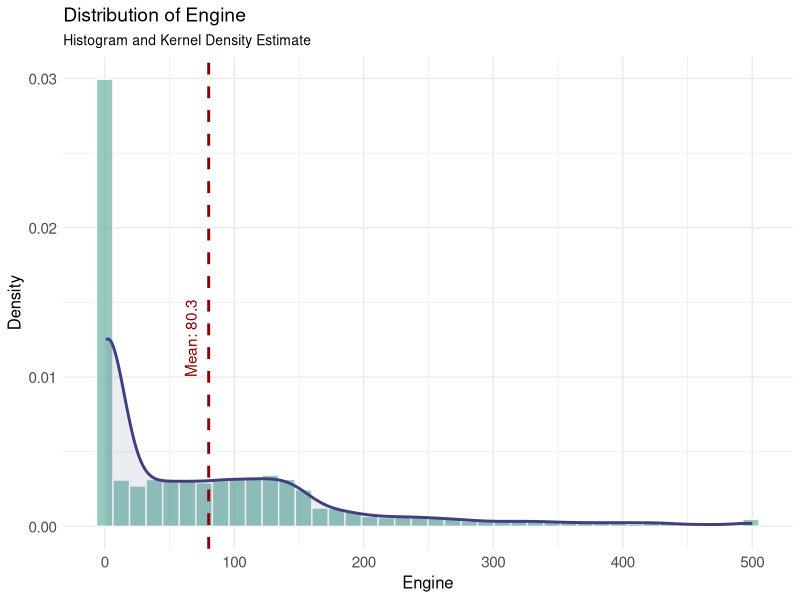
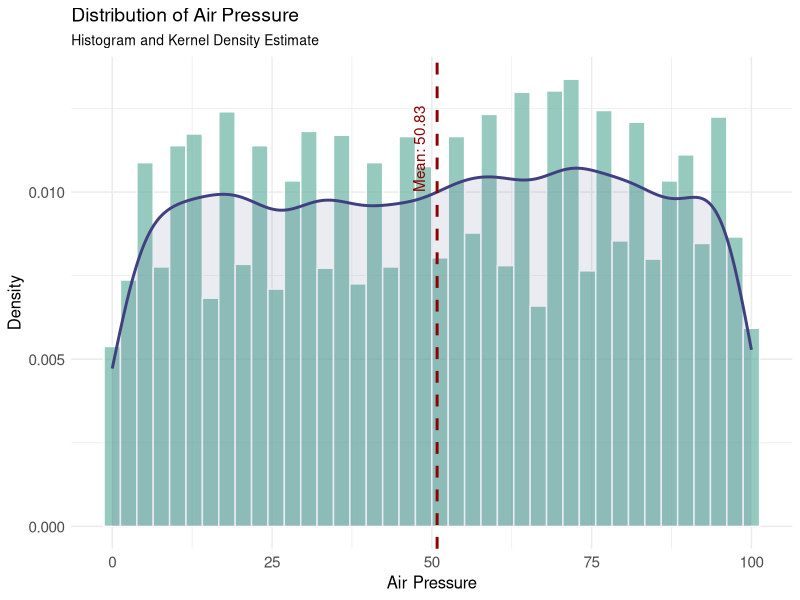
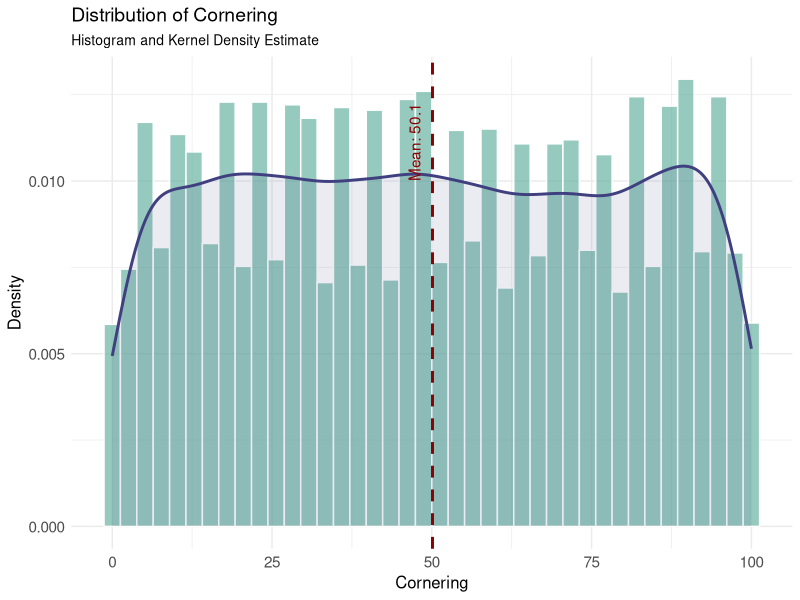
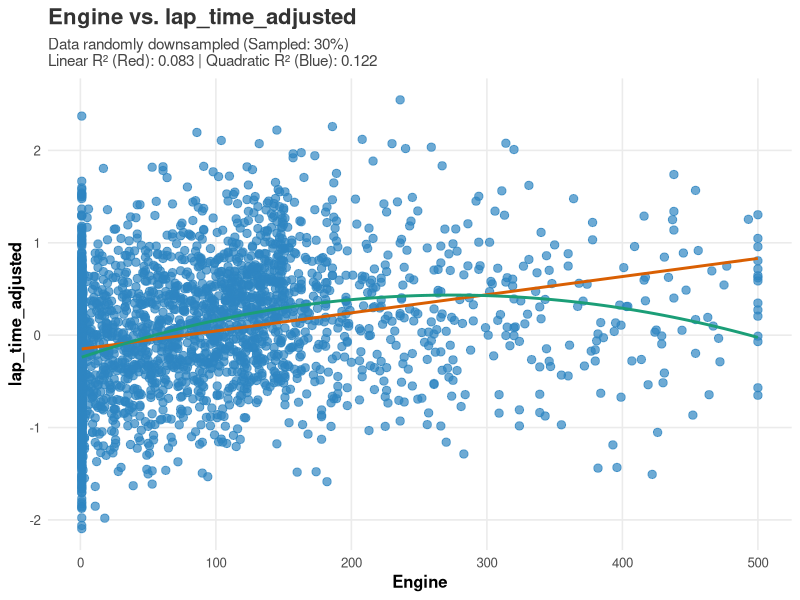
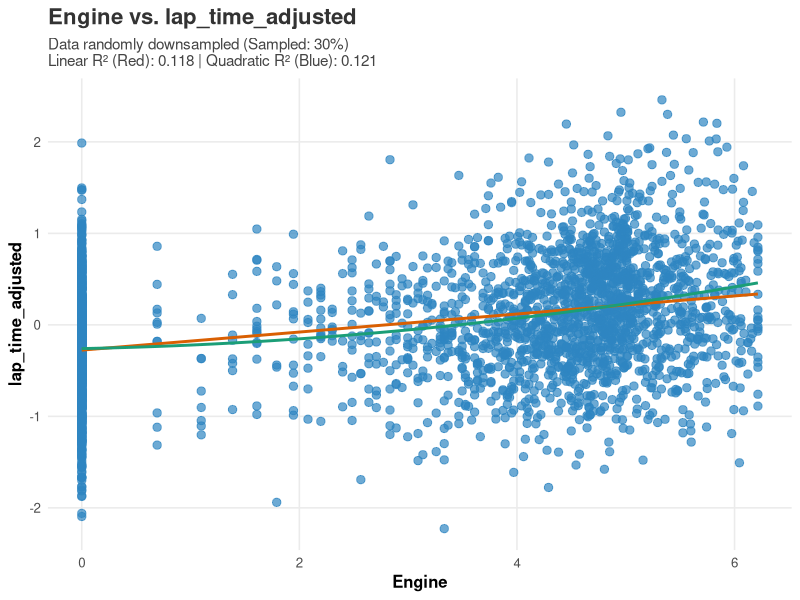
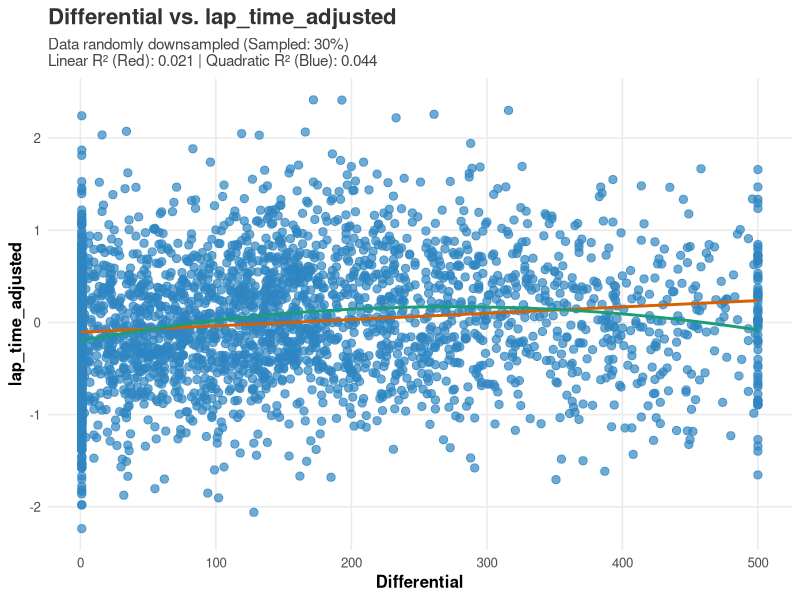
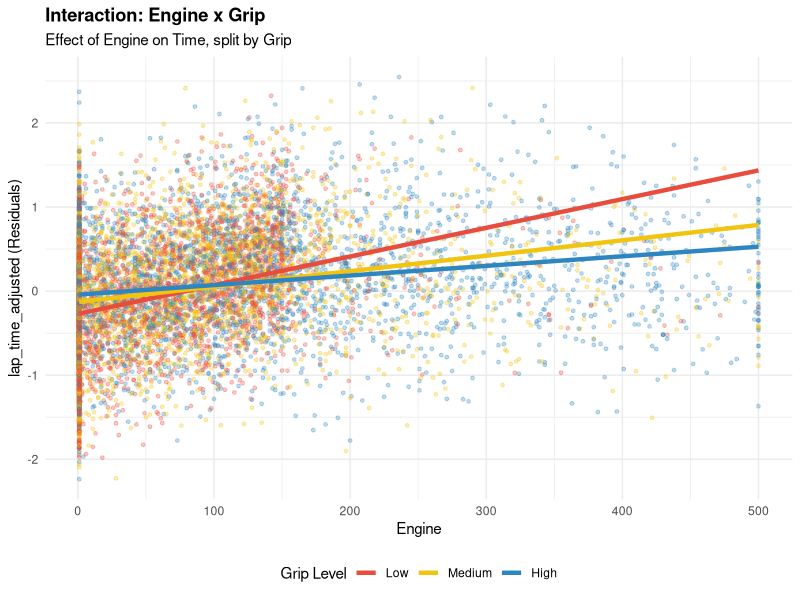
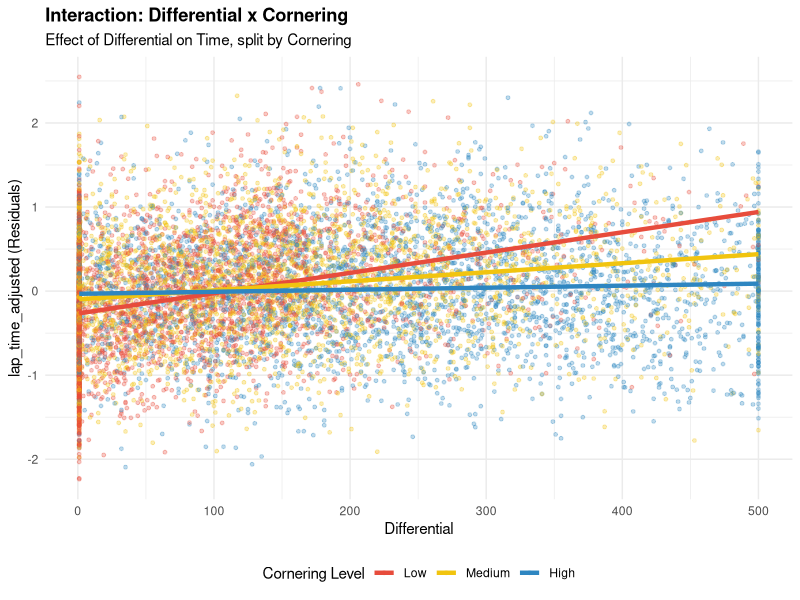

Source code (R) for these figures, in order: (Note: this script raises an error after producing the figures.)
## ---- chunk 1
library(dplyr)
library(readr)
library(tidyr)
library(ggplot2)

#load the data
simulator_data <- read_csv("../data/simulator_data.csv")

target = c("Lap Time")
car_features <- c(
  "Rear Wing", 
  "Engine", 
  "Front Wing", 
  "Brake Balance", 
  "Differential", 
  "Suspension"
)
condition_features <- c(
  "Lap Distance", 
  "Cornering", 
  "Inclines", 
  "Camber",       
  "Grip",         
  "Wind (Avg. Speed)", 
  "Temperature", 
  "Humidity", 
  "Air Density", 
  "Air Pressure", 
  "Wind (Gusts)", 
  "Altitude", 
  "Roughness",    
  "Width"
)

#check for NA
simulator_data %>%
  summarise(across(everything(), ~ sum(is.na(.)))) %>%
  pivot_longer(everything(), names_to = "Spalte", values_to = "Anzahl_NAs") %>%
  filter(Anzahl_NAs > 0)

#View summary statistics
#summary(simulator_data)

#check for hidden categorical variables
possible_categoricals <- simulator_data %>%
  summarise(across(everything(), n_distinct)) %>%
  pivot_longer(everything(), names_to = "Variable", values_to = "Unique_Values") %>%
  filter(Unique_Values < 100) %>% # Zeige nur Spalten mit wenigen Ausprägungen
  arrange(Unique_Values)

#print(possible_categoricals)
## ---- chunk 2
# theme for plots
theme_fontsize <- theme(
  plot.title = element_text(size = 14),
  plot.subtitle = element_text(size = 10),
  axis.title = element_text(size = 12),
  axis.text = element_text(size = 11),
  legend.text = element_text(size = 11),
)


create_histogram <- function(data, column) {
  
  column_mean <- mean(data[[column]], na.rm = TRUE)
  
  ggplot(data, aes(x = .data[[column]])) + 
    
    geom_histogram(aes(y = after_stat(density)), 
                   bins = 40, 
                   fill = "#69b3a2",   
                   color = "white",    
                   alpha = 0.7) +      
    
    geom_density(color = "#404080", linewidth = 1, fill="#404080", alpha=0.1) +
    
    geom_vline(xintercept = column_mean, 
               color = "darkred", linetype = "dashed", linewidth = 1) +
    
    annotate("text", x = column_mean, y = 0.01, 
             label = paste("Mean:", round(column_mean, 2)), 
             color = "darkred", angle = 90, vjust = -1, hjust = 0) +
    
    labs(title = paste("Distribution of", column),
         subtitle = "Histogram and Kernel Density Estimate",
         x = column,
         y = "Density") +
    
    theme_minimal() + 
    theme_fontsize
}


plot_2d_scatter <- function(data, x_var, y_var, color_var = NULL, trendline = FALSE, sample_rate = 1.0) {
  
  # 1. Downsampling
  if (sample_rate < 1.0 && sample_rate > 0) {
    n_keep <- floor(nrow(data) * sample_rate)
    data <- data[sample(nrow(data), n_keep), ]
    sample_note <- paste0(" (Sampled: ", sample_rate * 100, "%)")
  } else {
    sample_note <- ""
  }
  
  # 2. Basis-Plot
  p <- ggplot(data, aes(x = .data[[x_var]], y = .data[[y_var]]))
  
  # 3. Punkte
  if (!is.null(color_var)) {
    p <- p + geom_point(aes(color = .data[[color_var]]), alpha = 0.8, size = 2.5) +
      labs(color = color_var)
    
    if (is.numeric(data[[color_var]])) {
      p <- p + scale_color_viridis_c(option = "magma", end = 0.9)
    } else {
      p <- p + scale_color_brewer(palette = "Dark2")
    }
  } else {
    p <- p + geom_point(color = "#2E86C1", alpha = 0.7, size = 2.5)
  }
  
  # 4. Trendlinien & R2 (HIER WAR DER FEHLER)
  r2_info <- ""
  
  if (trendline) {
    # WICHTIG: Backticks (`) einfügen, damit Leerzeichen kein Problem sind
    # paste0 statt paste, um Lücken zu vermeiden
    f_lin  <- as.formula(paste0("`", y_var, "` ~ `", x_var, "`"))
    f_quad <- as.formula(paste0("`", y_var, "` ~ poly(`", x_var, "`, 2)"))
    
    # Fits berechnen
    m_lin  <- lm(f_lin, data = data)
    m_quad <- lm(f_quad, data = data)
    
    # R2 extrahieren
    r2_lin  <- round(summary(m_lin)$r.squared, 3)
    r2_quad <- round(summary(m_quad)$r.squared, 3)
    
    r2_info <- paste0("\nLinear R² (Red): ", r2_lin, " | Quadratic R² (Blue): ", r2_quad)
    
    # Linien zum Plot hinzufügen
    p <- p + 
      geom_smooth(method = "lm", formula = y ~ x, 
                  color = "#D95F02", size = 1, se = FALSE) +
      geom_smooth(method = "lm", formula = y ~ poly(x, 2), 
                  color = "#1B9E77", size = 1, se = FALSE)
  }
  
  # 5. Styling
  if (!is.null(color_var)) {
    sub_text <- paste0("Colored by: ", color_var, sample_note, r2_info)
  } else if (sample_note != "" || r2_info != "") {
    sub_text <- paste0("Data randomly downsampled", sample_note, r2_info)
  } else {
    sub_text <- NULL
  }
  
  p <- p + 
    labs(
      title = paste(x_var, "vs.", y_var),
      subtitle = sub_text,
      x = x_var,
      y = y_var
    ) +
    theme_minimal(base_size = 12) +
    theme(
      plot.title = element_text(face = "bold", size = 16, color = "#333333"),
      plot.subtitle = element_text(size = 11, color = "#444444"),
      axis.title = element_text(face = "bold"),
      legend.position = "right",
      panel.grid.minor = element_blank()
    )
  
  return(p)
}

plot_interaction <- function(data, x_var, interact_var, target = "lap_time_adjusted") {
  
  # 1. Daten vorbereiten
  # Wir schneiden die Interaktions-Variable in 3 Teile (Quantile)
  plot_data <- data %>%
    select(.data[[x_var]], .data[[interact_var]], .data[[target]]) %>%
    mutate(
      Group = cut_number(.data[[interact_var]], n = 3, 
                         labels = c("Low", "Medium", "High"))
    )
  
  # 2. Plotten
  ggplot(plot_data, aes(x = .data[[x_var]], y = .data[[target]], color = Group)) +
    
    # Punkte (leicht transparent, damit man die Masse sieht)
    geom_point(alpha = 0.3, size = 1) +
    
    # Trendlinien (Linear) - Das ist der Beweis!
    # se = FALSE macht den Plot sauberer
    geom_smooth(method = "lm", se = FALSE, size = 1.5) +
    
    # Styling
    scale_color_manual(values = c("Low" = "#E74C3C",    # Rot
                                  "Medium" = "#F1C40F", # Gelb
                                  "High" = "#2E86C1")) + # Blau
    
    labs(title = paste("Interaction:", x_var, "x", interact_var),
         subtitle = paste("Effect of", x_var, "on Time, split by", interact_var),
         x = x_var,
         y = paste(target, "(Residuals)"),
         color = paste(interact_var, "Level")) +
    
    theme_minimal() +
    theme(plot.title = element_text(face="bold"),
          legend.position = "bottom")
}
## ---- chunk 3
#Check Extrem Vale Share of Car Features
simulator_data %>%
  select(all_of(car_features)) %>%
  pivot_longer(everything(), names_to = "Feature", values_to = "Value") %>%
  group_by(Feature) %>%
  summarise(
    Min = min(Value, na.rm = TRUE),
    Max = max(Value, na.rm = TRUE),
    Min_Share = mean(Value == min(Value, na.rm = TRUE)),
    Max_Share = mean(Value == max(Value, na.rm = TRUE))
  ) %>%
  arrange(desc(Min_Share + Max_Share)) %>%
  mutate(
    Min_Pct = paste0(round(Min_Share * 100, 1), "%"),
    Max_Pct = paste0(round(Max_Share * 100, 1), "%")
  ) %>%
  select(Feature, Min, Max, Min_Pct, Max_Pct)
## ---- chunk 4
create_histogram(simulator_data, "Engine")
## ---- chunk 5
create_histogram(simulator_data, "Air Pressure")
create_histogram(simulator_data, "Cornering")
## ---- chunk 6
#test track features for unifomity
check_uniform <- function(x) {
  c(
    KS_p = ks.test(x, "punif", min(x), max(x))$p.value,
    X2_p = chisq.test(table(cut(x, breaks = 20)))$p.value
  )
}

sapply(simulator_data[condition_features], check_uniform)
## ---- chunk 7
#check for correlations between features
cor_matrix <- cor(select_if(simulator_data, is.numeric))

cor_matrix[upper.tri(cor_matrix, diag = TRUE)] <- NA

sorted_correlations <- as.data.frame(as.table(cor_matrix)) %>%
  na.omit() %>% 
  rename(Var1 = Var1, Var2 = Var2, Correlation = Freq) %>%
  arrange(desc(abs(Correlation))) 

print(head(sorted_correlations, 20))
## ---- chunk 8
cor(simulator_data[car_features], simulator_data[target])
## ---- chunk 9
cor(simulator_data[condition_features], simulator_data[target])
## ---- chunk 10
#distance adjust lap time
model_distance <- lm(`Lap Time` ~ `Lap Distance`, data = simulator_data)
simulator_data$lap_time_adjusted <- residuals(model_distance)
summary(model_distance)
## ---- chunk 11
cor(simulator_data[setdiff(condition_features, "Lap Distance")], simulator_data['lap_time_adjusted'])
## ---- chunk 12
cor(simulator_data[car_features], simulator_data['lap_time_adjusted'])
## ---- chunk 13
cor(simulator_data[setdiff(condition_features, "Lap Distance")], simulator_data['lap_time_adjusted'], method='spearman')
## ---- chunk 14
cor(simulator_data[car_features], simulator_data['lap_time_adjusted'], method='spearman')
## ---- chunk 15
plot_2d_scatter(simulator_data, "Engine", "lap_time_adjusted", sample_rate = 0.3, trendline=TRUE)
## ---- chunk 16
logged_Engine = simulator_data %>% mutate(
  Engine =log(Engine)
)
plot_2d_scatter(logged_Engine, "Engine", "lap_time_adjusted", sample_rate = 0.3, trendline=TRUE)
## ---- chunk 17
plot_2d_scatter(simulator_data, "Differential", "lap_time_adjusted", sample_rate = 0.3, trendline=TRUE)
## ---- chunk 18
plot_interaction(simulator_data, "Engine", "Grip")
## ---- chunk 19
plot_interaction(simulator_data, "Differential", "Cornering")
## ---- chunk 20
explode_matrix <- function(data, features, verbose = TRUE) { # NEUES ARGUMENT
  
  if(verbose) cat("--- START: Matrix Construction ---\n")
  
  # 1. Base Matrix
  X_base <- data %>%
    select(all_of(features)) %>%
    mutate(across(where(is.character), as.factor)) %>%
    as.matrix() %>% 
    Matrix(sparse = TRUE)
  
  # 2. Polynomials
  if(verbose) cat("[1/3] Polynomials...\n")
  # ... (Dein Polynom Code wie vorher) ...
  # Hier verkürzt dargestellt, nutze deinen vollen Code!
  cont_feats <- features # Vereinfacht
  X_cont <- X_base[, cont_feats, drop = FALSE]
  X_p2 <- X_cont^2; colnames(X_p2) <- paste0(colnames(X_cont), "_p2")
  X_p3 <- X_cont^3; colnames(X_p3) <- paste0(colnames(X_cont), "_p3")
  X_pool <- cbind(X_base, X_p2, X_p3)
  rm(X_base, X_cont, X_p2, X_p3); gc()
  
  # 3. Interactions
  if(verbose) cat("[2/3] Interactions...\n")
  
  interaction_parts <- list()
  n_cols <- ncol(X_pool)
  col_names <- colnames(X_pool)
  
  # Grade bestimmen (Hilfslogik)
  is_p2 <- grepl("_p2$", col_names); is_p3 <- grepl("_p3$", col_names)
  degrees <- ifelse(is_p3, 3, ifelse(is_p2, 2, 1))
  
  for(i in 1:(n_cols-1)) {
    vec_i <- X_pool[, i]
    target_idx <- (i + 1):n_cols
    
    # Filter Maske (Degree <= 3)
    mask_degree <- (degrees[i] + degrees[target_idx]) <= 3
    valid_targets <- target_idx[mask_degree]
    
    if(length(valid_targets) == 0) next
    
    X_target <- X_pool[, valid_targets, drop=FALSE]
    X_inter  <- X_target * vec_i
    colnames(X_inter) <- paste0(col_names[i], ":", colnames(X_target))
    interaction_parts[[i]] <- X_inter
  }
  
  # 4. Assembly
  if(verbose) cat("[3/3] Assembly...\n")
  
  if(length(interaction_parts) > 0) {
    X_final <- cbind(X_pool, do.call(cbind, interaction_parts))
  } else {
    X_final <- X_pool
  }
  
  if(verbose) cat("--- DONE ---\n")
  return(X_final)
}

all_features <- c(car_features, condition_features)
## ---- chunk 21
#prepate training data
y <- simulator_data$lap_time_adjusted
X <- explode_matrix(simulator_data, all_features)
## ---- chunk 22
# --- Setup ---
run_loop = FALSE
num_runs <- 50
n_rows <- nrow(X) # X is the output from explode_matrix
y <- simulator_data$lap_time_adjusted # Target is residualized lap time
set.seed(123)

# Pre-calculate random split indices for reproducibility
train_idx_list <- replicate(num_runs, sample(n_rows, floor(0.8 * n_rows)), simplify = FALSE)
stability_log <- list()

cat("Starting Stability Selection Loop...\n")



if (run_loop){
  # --- Stability Loop ---
  for(i in 1:num_runs){
    
    # Get current split data
    idx <- train_idx_list[[i]]
    X_train <- X[idx, ]; y_train <- y[idx]
    
    # Train Lasso (AICc optimized)
    cat("Training Model", i)
    model_gamlr <- gamlr(X_train, y_train, nlambda = 1000, lmr = 1e-4, verb = FALSE)
    
    # Select best model using BIC (stricter than AICc)
    bic_values <- model_gamlr$deviance + log(model_gamlr$nobs) * model_gamlr$df
    best_idx <- which.min(bic_values)
    
    # Extract non-zero coefficients (excluding intercept)
    coefs <- coef(model_gamlr, select = best_idx)
    active_feats <- rownames(coefs)[as.vector(coefs) != 0]
    stability_log[[i]] <- setdiff(active_feats, "intercept")
    
    cat(".")
  }
  cat("\nDone!\n")
  
  stability_results <- unlist(stability_log) %>%
    table() %>%
    as.data.frame() %>%
    rename(Feature = ".", Count = Freq) %>%
    mutate(Probability = Count / num_runs) %>%
    arrange(desc(Probability))
  
  
  write.csv(stability_results, 'Problem Set 3/stability_results.csv')
} else {
  cat("Load stability_resulty.csc")
  stability_results = read.csv('Problem Set 3/stability_results.csv')
  
}
## ---- chunk 23
stability_results = read.csv('stability_results.csv')
stable_drivers <- stability_results %>% filter(Probability >= 0.7)

print(head(stable_drivers, 10))
## ---- chunk 24
plot_lasso <- function(summary_frame, best_df_aic, best_df_bic) {
  plot_data <- summary_frame %>%
  select(df, aicc, bic, r2) %>%
  pivot_longer(cols = c("aicc", "bic", "r2"), 
               names_to = "Metric", 
               values_to = "Value") %>%
  mutate(Metric = factor(Metric, levels = c("aicc", "bic", "r2")))
  
  # Abhängigkeit sicherstellen
  if (!require("ggplot2")) install.packages("ggplot2")
  library(ggplot2)
  
  # Plot erstellen
  p <- ggplot(plot_data, aes(x = df, y = Value)) +
    # Hauptlinien
    geom_line(size = 0.8, color = "grey30") +
    geom_point(aes(color = Metric), size = 1.2) +
    
    # Vertikale Linien für die Gewinner (AICc rot, BIC blau)
    geom_vline(xintercept = best_df_aic, color = "red", linetype = "dashed") +
    geom_vline(xintercept = best_df_bic, color = "blue", linetype = "dashed") +
    
    # Text-Label für die Minima
    annotate("text", x = best_df_bic, y = Inf, label = "BIC Best", 
             vjust = 2, hjust = 1.1, color = "blue", size = 3) +
    
    # Faceting
    facet_wrap(~Metric, scales = "free_y", ncol = 1, 
               labeller = as_labeller(c(aicc = "AICc (Information)", 
                                        bic = "BIC (Stricter)", 
                                        r2 = "R-Squared"))) +
    
    # Styling
    scale_color_manual(values = c("red", "blue", "green4")) +
    labs(title = "Model Complexity vs. Performance",
         subtitle = paste0("Optimal Variables: AICc = ", best_df_aic, " | BIC = ", best_df_bic),
         x = "Degrees of Freedom (Anzahl Variablen)",
         y = "Wert") +
    theme_minimal() +
    theme(legend.position = "none", 
          strip.text = element_text(face = "bold", size = 10))
  
  return(p)
}

if(run_loop){
  #plot last training run
  summary_frame = summary(model_gamlr)
  summary_frame$bic = bic_values
  
  #plot the training
  plot_data <- summary_frame %>%
    select(df, aicc, bic, r2) %>%
    pivot_longer(cols = c("aicc", "bic", "r2"), 
                 names_to = "Metric", 
                 values_to = "Value") %>%
    mutate(Metric = factor(Metric, levels = c("aicc", "bic", "r2")))
  
  best_df_aic <- summary_frame$df[which.min(summary_frame$aicc)]
  best_df_bic <- summary_frame$df[which.min(summary_frame$bic)]
  write.csv(summary_frame, 'Problem Set 3/summary_frame.csv')
}
## ---- chunk 25
summary_frame = read.csv("summary_frame.csv")
best_df_aic <- summary_frame$df[which.min(summary_frame$aicc)]
best_df_bic <- summary_frame$df[which.min(summary_frame$bic)]
plot_lasso(summary_frame, best_df_aic, best_df_bic)
## ---- chunk 26
backward_selection_p <- function(model, sig_level = 0.1) {
  
  current_model <- model
  
  while(TRUE) {
    # 1. Tabelle der p-Werte holen
    coef_table <- summary(current_model)$coefficients
    p_values <- coef_table[, 4]
    
    # Intercept ignorieren (nie löschen!)
    if("(Intercept)" %in% names(p_values)) {
      p_values <- p_values[names(p_values) != "(Intercept)"]
    }
    
    # 2. Das schlechteste Feature finden
    max_p <- max(p_values)
    worst_feature <- names(p_values)[which.max(p_values)]
    
    # 3. Abbruchbedingung: Wenn alle signifikant sind -> Fertig
    if(max_p < sig_level) {
      break
    }
    
    # 4. Rauswurf & Update
    # Wir nutzen update(), um das Modell ohne dieses Feature neu zu rechnen
    # " . ~ . - Feature" heißt: Gleiche Formel, aber minus das Feature
    cat("Entferne:", worst_feature, "(p =", round(max_p, 4), ")\n")
    current_model <- update(current_model, as.formula(paste(". ~ . -", "`", worst_feature, "`", sep="")))
  }
  
  return(current_model)
}

get_metrics <- function(actual, predicted, set_name = "Set") {
  residuals <- actual - predicted
  
  mse <- mean(residuals^2)
  mae <- mean(abs(residuals))
  
  # R2 manuell berechnen (für Testdaten ist das sicherer als summary())
  tss <- sum((actual - mean(actual))^2) # Total Sum of Squares
  rss <- sum(residuals^2)               # Residual Sum of Squares
  r2  <- 1 - (rss / tss)
  
  return(data.frame(
    Set = set_name,
    R2  = round(r2, 5),
    MSE = round(mse, 5),
    MAE = round(mae, 5),
    RMSE = round(sqrt(mse), 5)
  ))
}
## ---- chunk 27
# Prepare final dataset using only stable features (full data)
final_features <- as.character(stable_drivers$Feature)
X_final_stable <- X[, final_features, drop = FALSE]

final_df <- data.frame(
  lap_time_adjusted = y, 
  as.matrix(X_final_stable)
)

# Fit OLS and refine with backward selection
final_ols <- lm(lap_time_adjusted ~ ., data = final_df)
final_clean <- backward_selection_p(final_ols, sig_level = 0.05)

summary(final_clean)
## ---- chunk 28
importance <- data.frame(
  Feature = names(coef(final_clean)),
  Coefficient = coef(final_clean),
  Importance = abs(coef(final_clean))
) %>%
  filter(Feature != "(Intercept)") %>% 
  arrange(desc(Importance)) %>%
  mutate(
    Share = Importance / sum(Importance),
    Cumulative = cumsum(Importance) / sum(Importance)
  ) %>% 
  select(-Feature)
    

cat("---", nrow(importance),"Overall Drivers (Standardized Impact) ---\n")
print(head(importance, 10))
## ---- chunk 29
france_conditions <- data.frame(
  "Lap Distance"      = 3.3, 
  "Cornering"         = 98,
  "Inclines"          = 73,
  "Camber"            = 13,
  "Grip"              = 18,   
  "Wind (Avg. Speed)" = 48,
  "Temperature"       = 39,   
  "Humidity"          = 74,
  "Air Density"       = 14,   
  "Air Pressure"      = 41,
  "Wind (Gusts)"      = 77,
  "Altitude"          = 15,
  "Roughness"         = 74,   
  "Width"             = 8,    
  check.names = FALSE
)



predict_lap_time_wrapper <- function(x) {
  
  current_car <- data.frame(
    "Rear Wing"     = x[1],
    "Engine"        = x[2],
    "Front Wing"    = x[3],
    "Brake Balance" = x[4],
    "Differential"  = x[5],
    "Suspension"    = x[6],
    check.names = FALSE
  )
  
  full_data <- bind_cols(current_car, france_conditions)
  
  X_matrix <- explode_matrix(full_data, all_features, verbose=FALSE)
  
  X_df <- as.data.frame(as.matrix(X_matrix))
  colnames(X_df) <- make.names(colnames(X_df))
  
  prediction <- predict(model_clean, newdata = X_df)
  
  return(as.numeric(prediction))
}

## ---- chunk 30
start_params <- c(250, 250, 250, 250, 250, 250)

cat("Starting L-BFGS-B Optimization...\n")

optimize = FALSE #we set this to FALSE for knitting the document. Otherwise the optiization would take too long

if (optimize){
  opt_result <- optim(
    par = start_params, 
    fn = predict_lap_time_wrapper, 
    method = "L-BFGS-B",       # Handles box constraints (1-500) natively
    lower = rep(1, 6),         # Minimum allowed value
    upper = rep(500, 6),       # Maximum allowed value
    control = list(
      fnscale = 1, 
      maxit = 500, 
      trace = 6,        
      REPORT = 1        
    ) 
  )
  
  best_setup <- round(opt_result$par) # Round ONLY at the very end for the report
  names(best_setup) <- c("Rear Wing", "Engine", "Front Wing", "Brake Balance", "Differential", "Suspension")
  
  cat("\n=== OPTIMAL SETUP (France) ===\n")
  print(best_setup)
  cat("\nPredicted Adjusted Time:", round(opt_result$value, 4), "\n")
}else{
  
  best_setup = c(1,500,1,500,500,104)
  best_value = predict_lap_time_wrapper(best_setup)
  names(best_setup) <- c("Rear Wing", "Engine", "Front Wing", "Brake Balance", "Differential", "Suspension")
  
  cat("\n=== OPTIMAL SETUP (France) ===\n")
  print(best_setup)
  cat("\nPredicted Adjusted Time:", round(best_value, 4), "\n")
  
}


